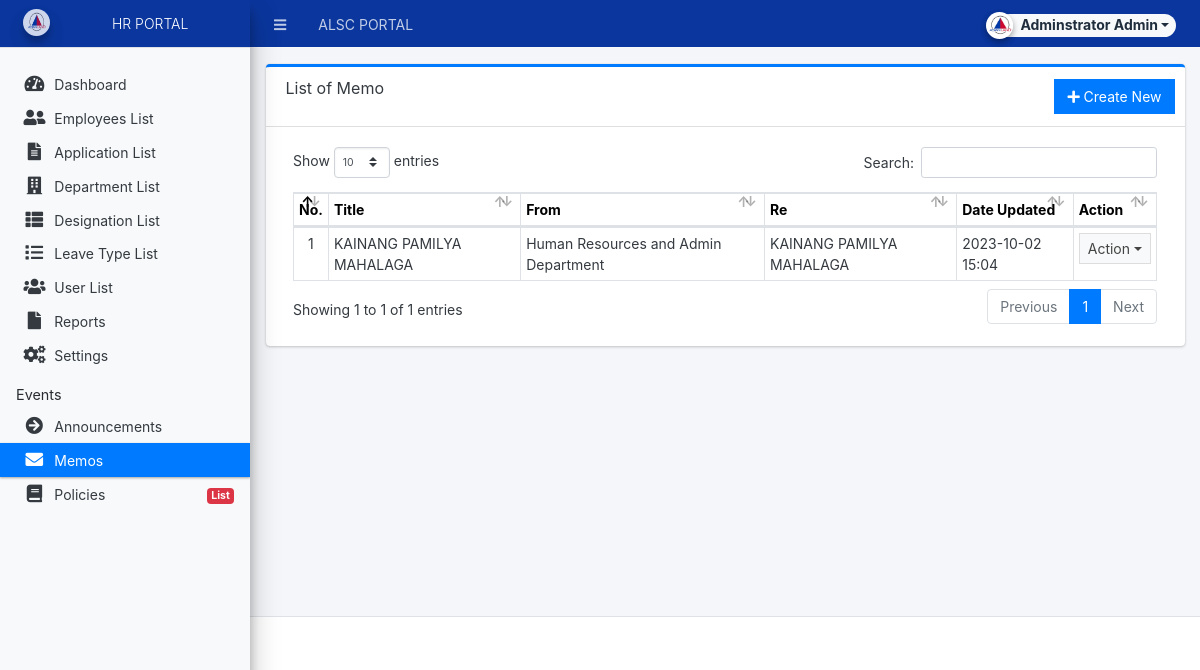
Before: /admin/index.php?page=memo/memo (signed in) with the older database file.
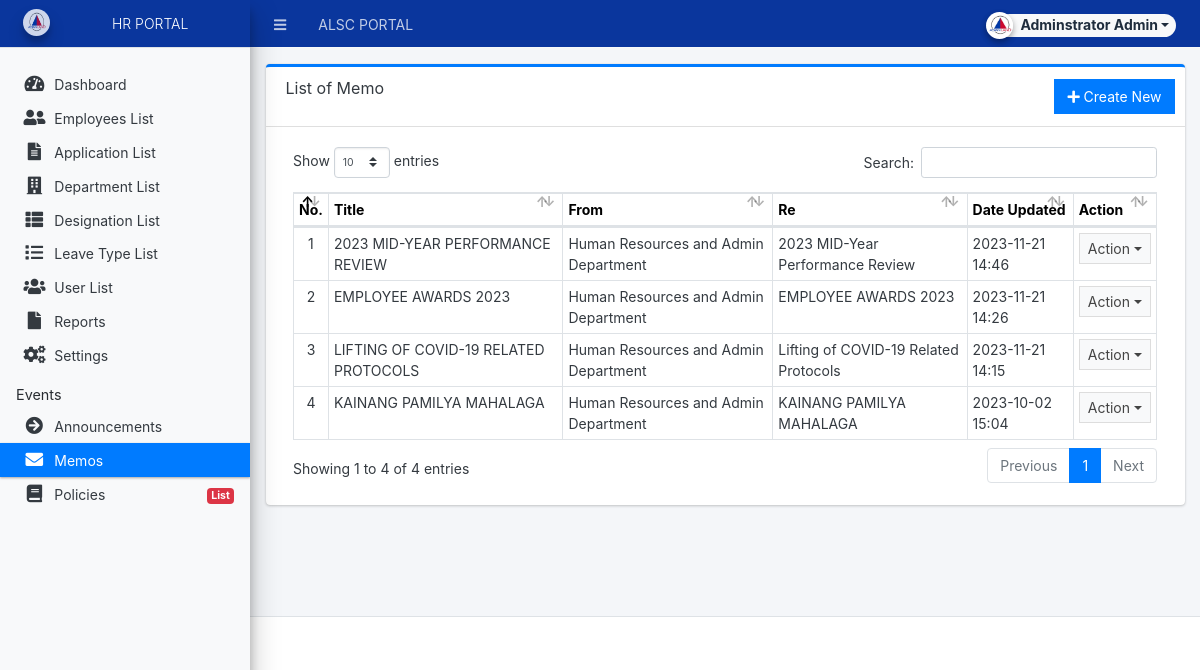
After: the same page with the newer database file.
### tables this page shows
CREATE TABLE `memo_list` (
  `id` int(30) NOT NULL,
  `title` text NOT NULL,
  `description` text NOT NULL,
  `date_created` datetime NOT NULL DEFAULT current_timestamp(),
  `date_updated` datetime DEFAULT NULL ON UPDATE current_timestamp(),
  `to_` text NOT NULL,
  `from_` text NOT NULL,
  `date_` datetime NOT NULL,
  `cc_` text NOT NULL,
  `ref_` text NOT NULL,
  `re_` text NOT NULL
);

### config.php (called while the page is built, shortened)
<?php
require_once('classes/DBConnection.php');
require_once('classes/SystemSettings.php');
function validate_image($file){
	if(!empty($file)){
		if(is_file(base_app.$file)){
			return base_url.$file;
		}else{
			return base_url.'dist/img/no-image-available.png';
		}
	}else{
		return base_url.'dist/img/no-image-available.png';
	}
}
function isMobileDevice(){
    $aMobileUA = array(
        '/iphone/i' => 'iPhone',
        '/ipod/i' => 'iPod',
        '/ipad/i' => 'iPad',
        '/android/i' => 'Android',
        '/blackberry/i' => 'BlackBerry',
        '/webos/i' => 'Mobile'
    );
    return false;
}
?>

### classes/DBConnection.php (called while the page is built, shortened)
<?php
class DBConnection{
    private $host = DB_SERVER;
    private $username = DB_USERNAME;
    private $password = DB_PASSWORD;
    private $database = DB_NAME;
    public $conn;
    public function __construct(){
        if (!isset($this->conn)) {
            $this->conn = new mysqli($this->host, $this->username, $this->password, $this->database);
        }
    }
}
?>

### classes/SystemSettings.php (called while the page is built, shortened)
<?php
class SystemSettings extends DBConnection{
	function userdata($field = ''){
		if(!empty($field)){
			if(isset($_SESSION['userdata'][$field]))
				return $_SESSION['userdata'][$field];
			else
				return null;
		}else{
			return false;
		}
	}
	function info($field=''){
		if(!empty($field)){
			if(isset($_SESSION['system_info'][$field]))
				return $_SESSION['system_info'][$field];
			else
				return false;
		}else{
			return false;
		}
	}
}
$_settings = new SystemSettings();
?>

### admin/memo/memo.php (the view, shortened to what this page needs)
<div class="card card-outline card-primary">
	<div class="card-header">
		<h3 class="card-title">List of Memo</h3>
		<?php if($_settings->userdata('type') != 3): ?>
		<div class="card-tools">
		<a href="?page=memo/manage_memo" class="btn btn-flat btn-primary"><span class="fas fa-plus"></span>  Create New</a>
		</div>
		<?php endif; ?>
	</div>
	<div class="card-body">
        <div class="container-fluid">
			<table class="table table-stripped table-hover table-bordered">
				<thead>
					<tr>
						<th style="color: black;">No.</th>
						<th style="color: black;">Title</th>
						<th style="color: black;">From</th>
						<th style="color: black;">Re</th>
						<th style="color: black;">Date Updated</th>
						<th style="color: black;">Action</th>
					</tr>
				</thead>
				<tbody>
					<?php
					$i = 1;
						$qry = $conn->query("SELECT * from `memo_list` order by unix_timestamp(date_created) desc ");
						while($row = $qry->fetch_assoc()):
                            $row['description'] = strip_tags(stripslashes(html_entity_decode($row['description'])));
					?>
						<tr>
							<td class="text-center"><?php echo $i++; ?></td>
							<td><?php echo $row['title'] ?></td>
							<td><?php echo $row['from_'] ?></td>
							<td><?php echo $row['re_'] ?></td>
							<td><?php echo ($row['date_updated'] != null) ? date('Y-m-d H:i',strtotime($row['date_updated'])) : date('Y-m-d H:i',strtotime($row['date_created'])); ?></td>
							<td align="center">
								 <button type="button" class="btn btn-flat btn-default btn-sm dropdown-toggle dropdown-icon" data-toggle="dropdown">
				                  		Action
				                  </button>
							</td>
						</tr>
					<?php endwhile; ?>
				</tbody>
			</table>
		</div>
	</div>
</div>

### admin/index.php (shortened to what this page needs)
<?php require_once('../config.php'); ?>
 <!DOCTYPE html>
<html lang="en" class="" style="height: auto;">
<?php require_once('inc/header.php') ?>
  <body class="sidebar-mini layout-fixed control-sidebar-slide-open layout-navbar-fixed sidebar-mini-md sidebar-mini-xs text-sm" data-new-gr-c-s-check-loaded="14.991.0" data-gr-ext-installed="" style="height: auto;">
    <div class="wrapper">
     <?php require_once('inc/topBarNav.php') ?>
     <?php require_once('inc/navigation.php') ?>
     <?php $page = isset($_GET['page']) ? $_GET['page'] : 'home';  ?>
      <div class="content-wrapper  pt-3" style="min-height: 567.854px;">
        <section class="content  text-dark">
          <div class="container-fluid">
            <?php
              if(!file_exists($page.".php") && !is_dir($page)){
                  include '404.html';
              }else{
                if(is_dir($page))
                  include $page.'/index.php';
                else
                  include $page.'.php';
              }
            ?>
          </div>
        </section>
      </div>
      <?php require_once('inc/footer.php') ?>
  </body>
</html>

### admin/inc/header.php (shortened to what this page needs)
<head>
    <link rel="stylesheet" href="<?php echo base_url ?>plugins/fontawesome-free/css/all.min.css">
    <link rel="stylesheet" href="<?php echo base_url ?>plugins/tempusdominus-bootstrap-4/css/tempusdominus-bootstrap-4.min.css">
  <link rel="stylesheet" href="<?php echo base_url ?>plugins/datatables-bs4/css/dataTables.bootstrap4.min.css">
  <link rel="stylesheet" href="<?php echo base_url ?>plugins/datatables-responsive/css/responsive.bootstrap4.min.css">
  <link rel="stylesheet" href="<?php echo base_url ?>plugins/datatables-buttons/css/buttons.bootstrap4.min.css">
  <link rel="stylesheet" href="<?php echo base_url ?>plugins/select2/css/select2.min.css">
  <link rel="stylesheet" href="<?php echo base_url ?>plugins/select2-bootstrap4-theme/select2-bootstrap4.min.css">
    <link rel="stylesheet" href="<?php echo base_url ?>plugins/icheck-bootstrap/icheck-bootstrap.min.css">
    <link rel="stylesheet" href="<?php echo base_url ?>plugins/jqvmap/jqvmap.min.css">
    <link rel="stylesheet" href="<?php echo base_url ?>dist/css/adminlte.css">
    <link rel="stylesheet" href="<?php echo base_url ?>dist/css/custom.css">
    <link rel="stylesheet" href="<?php echo base_url ?>plugins/overlayScrollbars/css/OverlayScrollbars.min.css">
    <link rel="stylesheet" href="<?php echo base_url ?>plugins/daterangepicker/daterangepicker.css">
    <link rel="stylesheet" href="<?php echo base_url ?>plugins/summernote/summernote-bs4.min.css">
  <link rel="stylesheet" href="<?php echo base_url ?>plugins/sweetalert2-theme-bootstrap-4/bootstrap-4.min.css">
  </head>

### admin/inc/topBarNav.php (shortened to what this page needs)
<nav class="main-header navbar navbar-expand navbar-dark border border-light border-top-0 border-left-0 border-right-0 navbar-light text-sm" style="background-color: #0A369D;">
  <ul class="navbar-nav">
    <li class="nav-item">
    <a class="nav-link" data-widget="pushmenu" href="#" role="button"><i class="fas fa-bars"></i></a>
    </li>
    <li class="nav-item d-none d-sm-inline-block">
      <a href="<?php echo base_url ?>" class="nav-link"><?php echo (!isMobileDevice()) ? $_settings->info('name'):$_settings->info('short_name'); ?></a>
    </li>
  </ul>
  <ul class="navbar-nav ml-auto">
    <li class="nav-item">
      <div class="btn-group nav-link">
            <button type="button" class="btn btn-rounded badge badge-light dropdown-toggle dropdown-icon" data-toggle="dropdown">
              <span><img src="<?php echo validate_image($_settings->userdata('avatar')) ?>" class="img-circle elevation-2 user-img" alt="User Image"></span>
              <span class="ml-3"><?php echo ucwords($_settings->userdata('firstname').' '.$_settings->userdata('lastname')) ?></span>
            </button>
        </div>
    </li>
  </ul>
</nav>

### admin/inc/navigation.php (shortened to what this page needs)
<aside class="main-sidebar sidebar-light-primary text-white bg-light disabled elevation-4 sidebar-no-expand">
  <a href="<?php echo base_url ?>admin" class="brand-link" style="background-color: #0A369D; color: white; text-align: center;">
  <img src="<?php echo validate_image($_settings->info('logo'))?>" alt="Store Logo" class="brand-image img-circle elevation-3" style="opacity: .8;width: 1.7rem;height: 1.7rem;max-height: unset">
  <span class="brand-text font-weight-light text-white"><?php echo $_settings->info('short_name') ?></span>
  </a>
  <div class="sidebar os-host os-theme-light os-host-overflow os-host-overflow-y os-host-resize-disabled os-host-transition os-host-scrollbar-horizontal-hidden">
    <div class="os-content-glue" style="margin: 0px -8px; width: 249px; height: 646px;"></div>
    <div class="os-padding">
      <div class="os-viewport os-viewport-native-scrollbars-invisible" style="overflow-y: scroll;">
        <div class="os-content" style="padding: 0px 8px; height: 100%; width: 100%;">
          <nav class="mt-4">
             <ul class="nav nav-pills nav-sidebar flex-column text-sm nav-compact nav-flat nav-child-indent nav-collapse-hide-child" data-widget="treeview" role="menu" data-accordion="false">
              <li class="nav-item dropdown">
                <a href="./" class="nav-link nav-home">
                  <i class="nav-icon fas fa-tachometer-alt"></i>
                  <p>
                    Dashboard
                  </p>
                </a>
              </li>
              <?php $usertype = $_settings->userdata('type');
                  if($usertype != 1 && $usertype !=2):?>
              <li class="nav-item dropdown">
                <a href="<?php echo base_url ?>admin/?page=employees/records&id=<?php echo $_settings->userdata('id') ?>" class="nav-link nav-employees_records">
                  <i class="nav-icon fas fa-id-card"></i>
                  <p>
                    My Records
                  </p>
                </a>
              </li>
              <?php else: ?>
              <li class="nav-item dropdown">
                <a href="<?php echo base_url ?>admin/?page=employees" class="nav-link nav-employees">
                  <i class="nav-icon fas fa-user-friends"></i>
                  <p>
                    Employees List
                  </p>
                </a>
              </li>
              <?php endif; ?>
              <?php if($_settings->userdata('type') != 2): ?>
              <li class="nav-item dropdown">
                <a href="<?php echo base_url ?>admin/?page=leave_applications" class="nav-link nav-leave_applications">
                  <i class="nav-icon fas fa-file-alt"></i>
                  <p>
                    Application List
                  </p>
                </a>
              </li>
              <?php endif; ?>
              <?php if($_settings->userdata('type') != 3): ?>
              <?php if($_settings->userdata('type') == 1): ?>
              <li class="nav-item dropdown">
                <a href="<?php echo base_url ?>admin/?page=maintenance/department" class="nav-link nav-maintenance_department">
                  <i class="nav-icon fas fa-building"></i>
                  <p>
                    Department List
                  </p>
                </a>
              </li>
              <li class="nav-item dropdown">
                <a href="<?php echo base_url ?>admin/?page=maintenance/designation" class="nav-link nav-maintenance_designation">
                  <i class="nav-icon fas fa-th-list"></i>
                  <p>
                    Designation List
                  </p>
                </a>
              </li>
              <li class="nav-item dropdown">
                <a href="<?php echo base_url ?>admin/?page=maintenance/leave_type" class="nav-link nav-maintenance_leave_type">
                  <i class="nav-icon fas fa-list"></i>
                  <p>
                    Leave Type List
                  </p>
                </a>
              </li>
              <li class="nav-item dropdown">
                <a href="<?php echo base_url ?>admin/?page=user/list" class="nav-link nav-user_list">
                  <i class="nav-icon fas fa-users"></i>
                  <p>
                    User List
                  </p>
                </a>
              </li>
              <?php endif; ?>
              <?php if($_settings->userdata('type') != 3): ?>
              <li class="nav-item dropdown">
                <a href="<?php echo base_url ?>admin/?page=reports" class="nav-link nav-reports">
                  <i class="nav-icon fas fa-file"></i>
                  <p>
                    Reports
                  </p>
                </a>
              </li>
              <li class="nav-item dropdown">
                <a href="<?php echo base_url ?>admin/?page=system_info" class="nav-link nav-system_info">
                  <i class="nav-icon fas fa-cogs"></i>
                  <p>
                    Settings
                  </p>
                </a>
              </li>
              <?php endif; ?>
              <?php endif; ?>
              <li class="nav-header">Events</li>
              <li class="nav-item dropdown">
                <a href="<?php echo base_url ?>admin/?page=announcement/announcement" class="nav-link nav-announcement_announcement">
                  <i class="nav-icon fa fa-arrow-circle-right"></i>
                  <p>
                    Announcements
                  </p>
                </a>
              </li>
              <li class="nav-item dropdown">
                <a href="<?php echo base_url ?>admin/?page=memo/memo" class="nav-link nav-memo_memo">
                  <i class="nav-icon fas fa-envelope"></i>
                  <p>
                    Memos
                  </p>
                </a>
              </li>
              <li class="nav-item dropdown">
                <a href="#" class="nav-link nav-policies_policies nav-policies_list_policies">
                  <i class="nav-icon fas fa-book"></i>
                  <p>
                    Policies
                    <span class="right badge badge-danger">List</span>
                  </p>
                </a>
              </li>
            </ul>
          </nav>
        </div>
      </div>
    </div>
  </div>
</aside>

### admin/inc/footer.php (shortened to what this page needs)
<footer class="main-footer text-sm">

### admin/inc/topBarNav.php (style rules this page uses)
.user-img { position: absolute; height: 27px; width: 27px; object-fit: cover; left: -7%; top: -12%; }
.btn-rounded { border-radius: 50px; }

Changed rows visible on the page:
added memo_list: title "2023 MID-YEAR PERFORMANCE REVIEW", from_ "Human Resources and Admin Department", re_ "2023 MID-Year Performance Review", date_updated "2023-11-21 14:46"
added memo_list: title "EMPLOYEE AWARDS 2023", from_ "Human Resources and Admin Department", re_ "EMPLOYEE AWARDS 2023", date_updated "2023-11-21 14:26"
added memo_list: title "LIFTING OF COVID-19 RELATED PROTOCOLS", from_ "Human Resources and Admin Department", re_ "Lifting of COVID-19 Related Protocols", date_updated "2023-11-21 14:15"
Other visible differences:
text written by a page script: "Show entries Search: Showing 1 to 1 of 1 entries Previous 1 Next" → "Show entries Search: Showing 1 to 4 of 4 entries Previous 1 Next"
